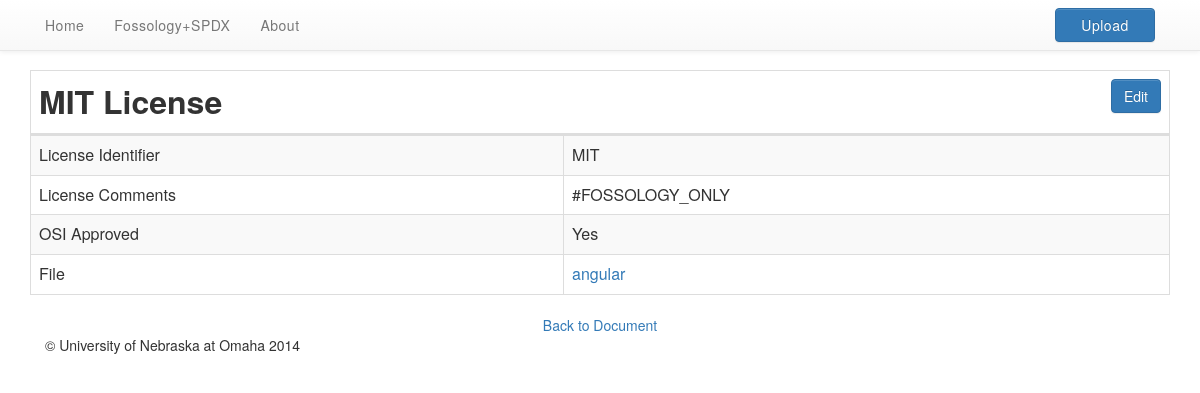
Page /license.php?license_id=MIT&doc_id=1001&file_id=1003 on the committed database.
### tables this page shows
CREATE TABLE IF NOT EXISTS `spdx_file_info` (
  `file_info_pk` int(11) AUTO_INCREMENT,
  `fspdx_id` text NOT NULL,
  `filename` text,
  `filetype` text,
  `checksum` text,
  `license_concluded` text NOT NULL,
  `license_info_in_file` text,
  `license_comment` text,
  `file_copyright_text` text,
  `artifact_of_project` text,
  `artifact_of_homepage` text,
  `artifact_of_url` text,
  `file_comment` text,
  `file_notice` text,
  `file_contributor` text,
  `relative_path` text,
  `package_info_fk` int(11) NOT NULL,
  `spdx_fk` int(11) NOT NULL,
  PRIMARY KEY (`file_info_pk`,`package_info_fk`,`spdx_fk`)
);

CREATE TABLE IF NOT EXISTS `spdx_license_list_insert` (
  `license_list_pk` int(30) AUTO_INCREMENT,
  `license_identifier` varchar(50) NOT NULL,
  `license_fullname` varchar(100) NOT NULL,
  `license_matchname_1` varchar(30) NOT NULL,
  `license_matchname_2` varchar(30) NOT NULL,
  `license_matchname_3` varchar(30) NOT NULL,
  `osi_approved` tinyint(1) DEFAULT NULL,
  PRIMARY KEY (`license_list_pk`)
);

### src/function/Data_Source.php (called while the page is built, shortened)
<?php
    $host        = "localhost";
    $username    = "root";
    $password    = "";
    $db_name     = "SPDX";
?>

### src/license.php (the view, shortened to what this page needs)
<SPDX-License-Identifier: Apache-2.0>
<?php
    include("function/_header.php");
    include("function/license.php");
    include("function/annotate.php");
    $licenseId = $_GET['license_id'];
    $spdxId    = $_GET['doc_id'];
    $fileID	   = $_GET['file_id'];
    $lic = mysql_fetch_assoc(getlicenseInfo($fileID,$licenseId));
?>
<div class="container">
    <form id="spdx_form" action="license.php?license_id=<?php echo $licenseId; ?>&doc_id=<?php echo $spdxId;?>&file_id=<?php echo $fileID;?>" method="post">
        <table id="tblMain" class="table table-bordered table-striped table-doc">
            <thead>
                <tr>
                    <th colspan=2>
                        <?php echo $lic["license_fullname"]; ?>
                        <div style="display:inline-block;float:right;">
                            <button id="edit_doc"     type="button"  class="btn btn-primary view"/>Edit</button>
                        </div>
                    </th>
                </tr>
            </thead>
            <tbody>
                <tr>
                    <td title="License Identifier for this license in this SPDX document.">License Identifier</td>
                    <td><?php echo $lic["license_identifier"]; ?></td>
                </tr>
                <tr>
                    <td title="Any addtional information on this license in this SPDX document.">License Comments</td>
                    <td class="view"><?php echo $lic["license_comment"]; ?></td>
                </tr>
                <tr>
                    <td title="Any addtional information on this license in this SPDX document.">OSI Approved</td>
                    <td>
                    <?php
                    	if ($lic["osi_approved"] == 1){
                    		echo "Yes";
                    	}
                    	else{
                    		echo "No";
                    	}
                    ?>
                    </td>
                </tr>
                <tr>
                    <td title="File this license was identified in.">File</td>
                    <td><a href="file.php?file_id=<?php echo $lic['file_info_pk'];?>&doc_id=<?php echo $spdxId; ?>"><?php echo $lic["filename"]; ?></a></td>
                </tr>
            </tbody>
        </table>
    </form>
    <div align="center">
    	<a href="spdx_doc.php?doc_id=<?php echo $spdxId; ?>">Back to Document</a>
    </div>
</div>
<?php
    include("function/_footer.php");
?>

### src/css/dashboard.css (style rules this page uses)
table.table-doc th { font-size: 2em; }

### rows in the picture
spdx_file_info: spdx_license_list_insert.license_fullname "MIT License", spdx_license_list_insert.license_identifier "MIT", license_comment "#FOSSOLOGY_ONLY", filename "angular"
